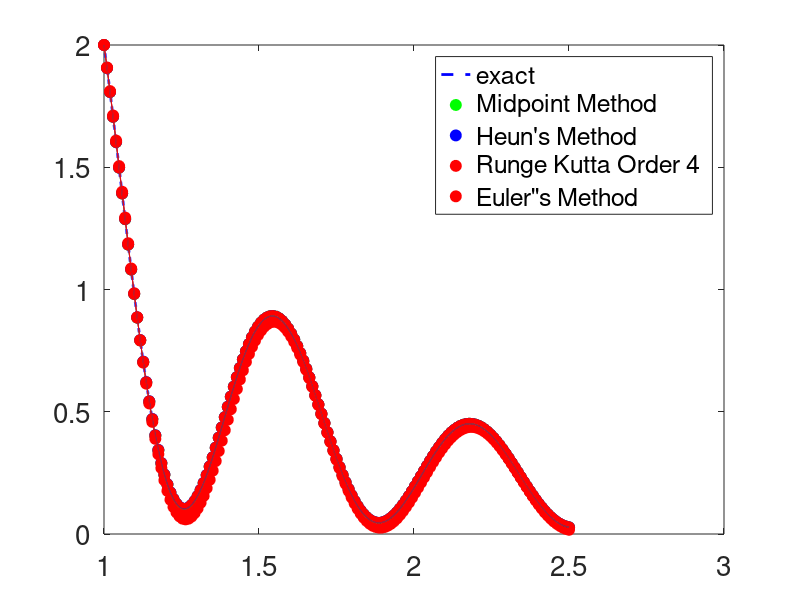

MATLAB code to generate this figure: (Note: this script raises an error after producing the figure.)
f = @(t,y) t.^(-2).*(10.*sin(10.*t) - 2.*t.*y); % dy/dt

a = 1;  b = 2.5; % initial, final time
y0 = 2; % initial condition

n = 154 % # time steps (not counting initial condition)
h = (1.5)./n; % time step

figure(834);  clf;
t_refined = linspace(a,b,1E4); % to plot exact solution
y = @(t) (t.^(-2)).*(cos(10)-cos(10.*t)+2); % exact solution
plot(t_refined,y(t_refined),'b--','linewidth',2);
hold on

t = a:h:b; % times to calculate approximate solution w at

w = NaN(length(t), 4); % initialize approx sols with NaNs
% columns will be for Midpoint, Heun's, RK 4 

w(1,:) = y0; % start with known initial condition for all methods

for i = 2:length(t) % skip i = 1 since we already have initial condition

    
    % Midpoint:  column 1 of w
    k1 = f(t(i-1),w(i-1,1));
    k2 = f( t(i-1)+h/2 , w(i-1,1) + h/2*k1) ;
    w(i,1) = w(i-1,1) + h*k2; 

    % Heun's = Modified Euler:  column 2 of w
    k1 = f(t(i-1),w(i-1,2));
    k2 = f(t(i-1)+h, w(i-1, 2)+(k1.*h));
    w(i,2) = w(i-1, 2) + (h./2).*(k1+k2);

    % RK 4:  column 3 of w
    k1 = h.*f(t(i-1), w(i-1, 3));
    k2 = h.*f(t(i-1)+(h./2), w(i-1, 3)+(k1./2));
    k3 = h.*f(t(i-1)+(h./2), w(i-1, 3)+(k2./2));
    k4 = h.*f(t(i-1)+h, w(i-1, 3)+k3);

    w(i,3) = w(i-1,3) + (k1+2.*k2+2.*k3+k4)./6;

    %Eulers
    w(i,4) = w(i-1,4) + h.*(f(t(i-1), w(i-1,4))); % Euler's method

 

end

% plot approx. solutions
plot(t,w(:,1),'go','markersize',8,'markerfacecolor','g');  
plot(t,w(:,2),'bo','markersize',8,'markerfacecolor','b');
plot(t,w(:,3),'ro','markersize',8,'markerfacecolor','r');  
plot(t,w(:,4),'ro','markersize',8,'markerfacecolor','r');  

% spline 'em (again could use natural_cubic_spline and cubic_spline_interp instead)
w_interp = ( spline(t,w',t_refined) )'; % transpose ' flips rows to columns
plot(t_refined,w_interp(:,1),'g-');  
plot(t_refined,w_interp(:,2),'b-');
plot(t_refined,w_interp(:,3),'r-');
plot(t_refined,w_interp(:,4),'r-');

legend('exact','Midpoint Method','Heun''s Method','Runge Kutta Order 4','Euler"s Method','Location','best','fontsize',15);
set(gca,'fontsize',20);

digitsOld = digits(10);
error = vpa(abs( w(end,:) - y(b) )) % abs error at final time for each method